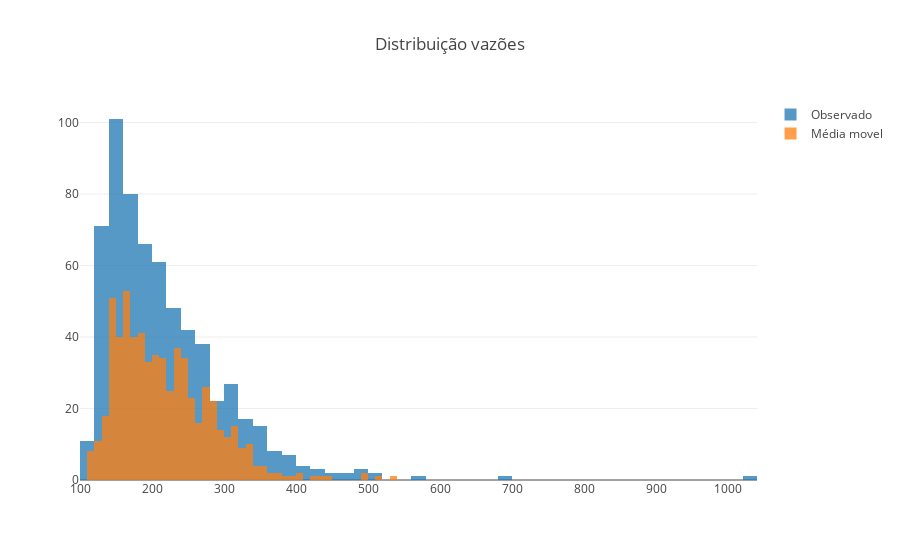

Here is the notebook cell this chart was saved with:
### Code cell
layout = go.Layout(title = 'Distribuição vazões', barmode = 'overlay')

fig = go.Figure(data = [go.Histogram(x = ts['vazao'], opacity = 0.75, name = 'Observado'),
                        go.Histogram(x = running_mean2(y,4), opacity = 0.75, name = 'Média movel')],
                        layout = layout)
pyo.iplot(fig, config=dict(showLink = False))

### Figure 1 — Plotly figure (JSON) as saved in the notebook; plotly's stock layout.template omitted (floating-point values rounded to 4 significant figures; data arrays with more than 128 entries replaced by an {"elided": "..."} marker saying what was removed)
{"data": [{"opacity": 0.75, "x": {"elided": "633 float values"}, "type": "histogram", "name": "Observado", "uid": "37f3e9e5-5a94-4fb2-8d55-e0d4fd2554e3"}, {"opacity": 0.75, "x": {"elided": "630 float values"}, "type": "histogram", "name": "Média movel", "uid": "6ec57641-2c2b-4872-a9d9-3cb6a7951f2e"}], "layout": {"barmode": "overlay", "title": {"text": "Distribuição vazões"}}}
